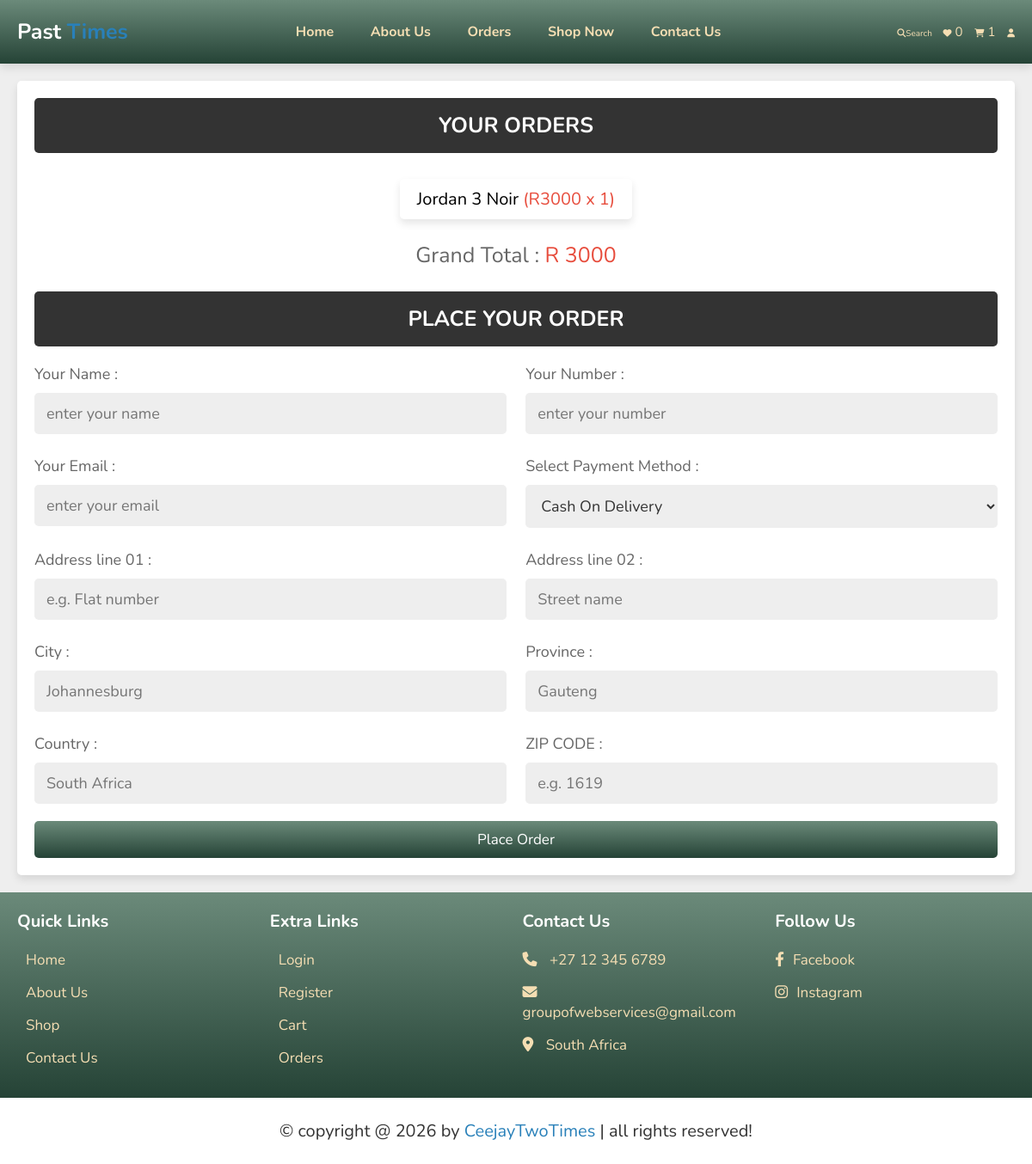
The app's page /checkout.php (signed in), older data.
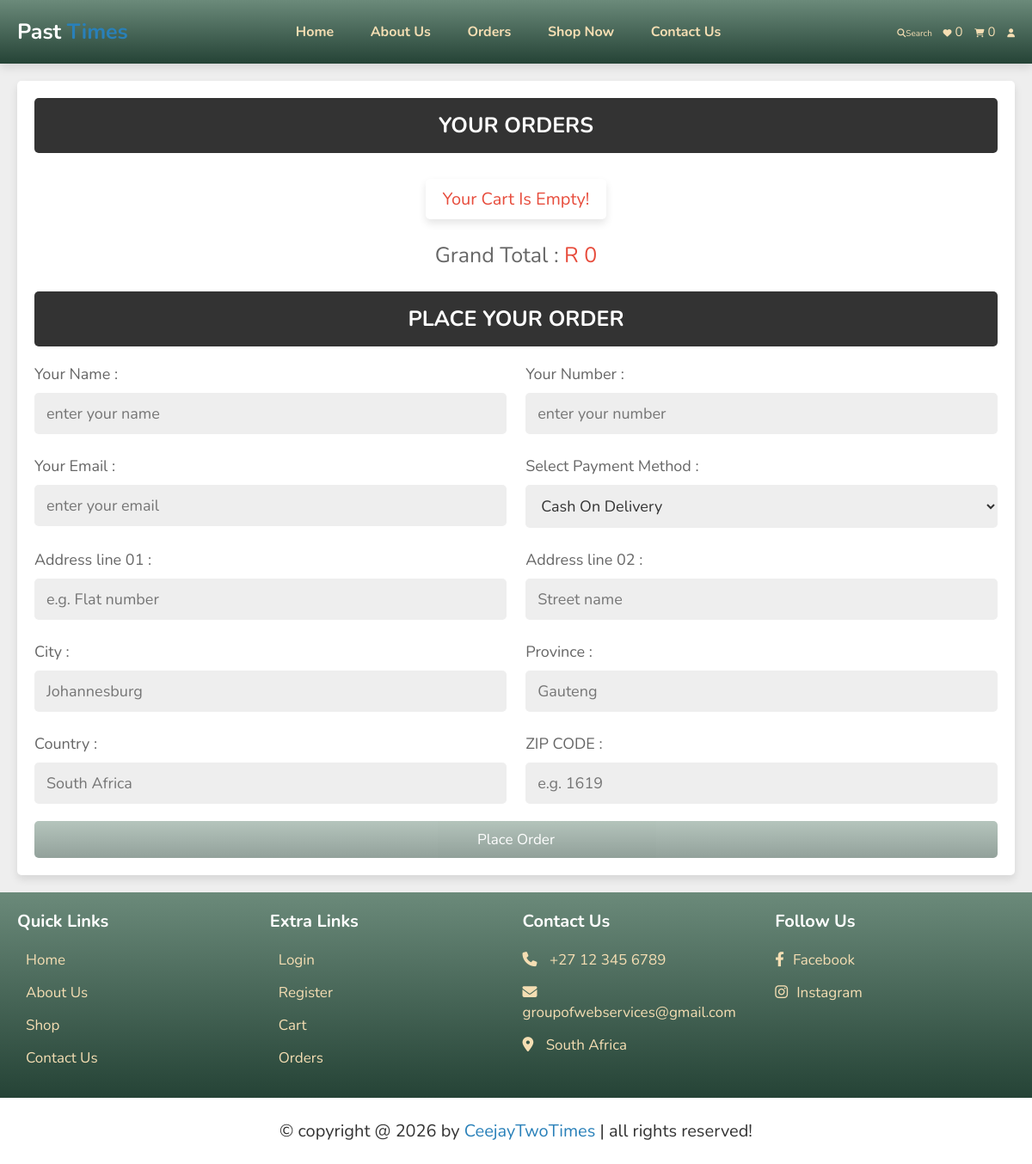
The same page, newer data.
### tables this page shows
CREATE TABLE `cart` (
  `id` int(100) NOT NULL,
  `user_id` int(100) NOT NULL,
  `pid` int(100) NOT NULL,
  `name` varchar(100) NOT NULL,
  `price` int(10) NOT NULL,
  `quantity` int(10) NOT NULL,
  `image` varchar(100) NOT NULL
);

### checkout.php (the view, shortened to what this page needs)
<?php
include 'components/connect.php';
if(isset($_SESSION['user_id'])){
   $user_id = $_SESSION['user_id'];
}else{
   $user_id = '';
   header('location:user_login.php');
};
?>
<!DOCTYPE html>
<html lang="en">
<head>
   <link rel="stylesheet" href="https://cdnjs.cloudflare.com/ajax/libs/font-awesome/6.1.1/css/all.min.css">
   <link rel="stylesheet" href="css/style.css">
</head>
<body>
<?php include 'components/user_header.php'; ?>
<section class="checkout-orders">
   <form action="" method="POST">
   <h3>Your Orders</h3>
      <div class="display-orders">
      <?php
         $grand_total = 0;
         $select_cart = $conn->prepare("SELECT * FROM `cart` WHERE user_id = ?");
         $select_cart->execute([$user_id]);
         if($select_cart->rowCount() > 0){
            while($fetch_cart = $select_cart->fetch(PDO::FETCH_ASSOC)){
               $grand_total += ($fetch_cart['price'] * $fetch_cart['quantity']);
      ?>
         <p> <?= $fetch_cart['name']; ?> <span>(<?= 'R'.$fetch_cart['price'].' x '. $fetch_cart['quantity']; ?>)</span> </p>
      <?php
            }
         }else{
            echo '<p class="empty">your cart is empty!</p>';
         }
      ?>
         <div class="grand-total">Grand Total : <span> R <?= $grand_total; ?></span></div>
      </div>
      <h3>Place Your Order</h3>
      <div class="flex">
         <div class="inputBox">
            <span>Your Name :</span>
            <input type="text" name="name" placeholder="enter your name" class="box" maxlength="20" required>
         </div>
         <div class="inputBox">
            <span>Your Number :</span>
            <input type="number" name="number" placeholder="enter your number" class="box" min="0" max="9999999999" onkeypress="if(this.value.length == 10) return false;" required>
         </div>
         <div class="inputBox">
            <span>Your Email :</span>
            <input type="email" name="email" placeholder="enter your email" class="box" maxlength="50" required>
         </div>
         <div class="inputBox">
            <span>Select Payment Method :</span>
            <select name="method" class="box" required>
               <option value="cash on delivery">Cash On Delivery</option>
            </select>
         </div>
         <div class="inputBox">
            <span>Address line 01 :</span>
            <input type="text" name="flat" placeholder="e.g. Flat number" class="box" maxlength="50" required>
         </div>
         <div class="inputBox">
            <span>Address line 02 :</span>
            <input type="text" name="street" placeholder="Street name" class="box" maxlength="50" required>
         </div>
         <div class="inputBox">
            <span>City :</span>
            <input type="text" name="city" placeholder="Johannesburg" class="box" maxlength="50" required>
         </div>
         <div class="inputBox">
            <span>Province :</span>
            <input type="text" name="state" placeholder="Gauteng" class="box" maxlength="50" required>
         </div>
         <div class="inputBox">
            <span>Country :</span>
            <input type="text" name="country" placeholder="South Africa" class="box" maxlength="50" required>
         </div>
         <div class="inputBox">
            <span>ZIP CODE :</span>
            <input type="number" min="0" name="pin_code" placeholder="e.g. 1619" min="0" max="999999" onkeypress="if(this.value.length == 6) return false;" class="box" required>
         </div>
      </div>
      <input type="submit" name="order" class="btn <?= ($grand_total > 1)?'':'disabled'; ?>" value="place order">
   </form>
</section>
<?php include 'components/footer.php'; ?>
</body>
</html>

### components/user_header.php (shortened to what this page needs)
<header class="header">
   <section class="flex">
      <a href="home.php" class="logo">Past<span> Times</span></a>
      <nav class="navbar">
         <a href="home.php">Home</a>
         <a href="about.php">About Us</a>
         <a href="orders.php">Orders</a>
         <a href="shop.php">Shop Now</a>
         <a href="contact.php">Contact Us</a>
      </nav>
      <div class="icons">
         <?php
            $count_wishlist_items = $conn->prepare("SELECT * FROM `wishlist` WHERE user_id = ?");
            $count_wishlist_items->execute([$user_id]);
            $total_wishlist_counts = $count_wishlist_items->rowCount();
            $count_cart_items = $conn->prepare("SELECT * FROM `cart` WHERE user_id = ?");
            $count_cart_items->execute([$user_id]);
            $total_cart_counts = $count_cart_items->rowCount();
         ?>
         <a href="search_page.php"><i class="fas fa-search"></i>Search</a>
         <a href="wishlist.php"><i class="fas fa-heart"></i><span> <?= $total_wishlist_counts; ?> </span></a>
         <a href="cart.php"><i class="fas fa-shopping-cart"></i><span> <?= $total_cart_counts; ?> </span></a>
         <div id="user-btn" class="fas fa-user"></div>
      </div>
   </section>
</header>

Row changes from the older to the newer data that the page shows:
removed cart: name "Jordan 3 Noir", price "3000", quantity "1"
Text that changed along with them:
$total_cart_counts: "1" → "0"
$grand_total: "3000" → "0"
text now shown: "Your Cart Is Empty!"
